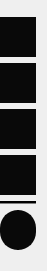
   <widget class="QWidget" name="verticalLayoutWidget">
    <property name="geometry">
     <rect>
      <x>0</x>
      <y>80</y>
      <width>42</width>
      <height>271</height>
     </rect>
    </property>
    <layout class="QVBoxLayout" name="hzlerisimlayout" stretch="0,0,0,0,0,0">
     <property name="spacing">
      <number>0</number>
     </property>
     <property name="sizeConstraint">
      <enum>QLayout::SetMinimumSize</enum>
     </property>
     <property name="leftMargin">
      <number>0</number>
     </property>
     <item>
      <widget class="QPushButton" name="youtube">
       <property name="sizePolicy">
        <sizepolicy hsizetype="Fixed" vsizetype="Fixed">
         <horstretch>0</horstretch>
         <verstretch>0</verstretch>
        </sizepolicy>
       </property>
       <property name="maximumSize">
        <size>
         <width>40</width>
         <height>40</height>
        </size>
       </property>
       <property name="styleSheet">
        <string notr="true">QPushButton{background-color: rgb(9, 9, 9);
border:2px solid rgb(9,9,9);
}
QPushButton:focus:pressed{ background-color: gray; }
QPushButton:focus{ background-color: rgb(9, 9, 9); }
QPushButton:hover{ background-color: rgb(54 ,54 ,54); }



</string>
       </property>
       <property name="text">
        <string/>
       </property>
       <property name="icon">
        <iconset>
         <normaloff>icons/youtube.png</normaloff>icons/youtube.png</iconset>
       </property>
       <property name="iconSize">
        <size>
         <width>25</width>
         <height>25</height>
        </size>
       </property>
       <property name="checkable">
        <bool>false</bool>
       </property>
       <property name="checked">
        <bool>false</bool>
       </property>
       <property name="autoRepeat">
        <bool>false</bool>
       </property>
       <property name="autoDefault">
        <bool>false</bool>
       </property>
       <property name="default">
        <bool>false</bool>
       </property>
       <property name="flat">
        <bool>false</bool>
       </property>
      </widget>
     </item>
     <item>
      <widget class="QPushButton" name="instagram">
       <property name="sizePolicy">
        <sizepolicy hsizetype="Fixed" vsizetype="Fixed">
         <horstretch>0</horstretch>
         <verstretch>0</verstretch>
        </sizepolicy>
       </property>
       <property name="maximumSize">
        <size>
         <width>40</width>
         <height>40</height>
        </size>
       </property>
       <property name="styleSheet">
        <string notr="true">QPushButton{background-color: rgb(9, 9, 9);
border:2px solid rgb(9,9,9);
}
QPushButton:focus:pressed{ background-color: gray; }
QPushButton:focus{ background-color: rgb(9, 9, 9); }
QPushButton:hover{ background-color: rgb(54 ,54 ,54); }


</string>
       </property>
       <property name="text">
        <string/>
       </property>
       <property name="icon">
        <iconset>
         <normaloff>icons/instagram.png</normaloff>icons/instagram.png</iconset>
       </property>
       <property name="iconSize">
        <size>
         <width>25</width>
         <height>25</height>
        </size>
       </property>
      </widget>
     </item>
     <item>
      <widget class="QPushButton" name="whatsapp">
       <property name="sizePolicy">
        <sizepolicy hsizetype="Fixed" vsizetype="Fixed">
         <horstretch>0</horstretch>
         <verstretch>0</verstretch>
        </sizepolicy>
       </property>
       <property name="maximumSize">
        <size>
         <width>40</width>
         <height>40</height>
        </size>
       </property>
       <property name="styleSheet">
        <string notr="true">QPushButton{background-color: rgb(9, 9, 9);
border:2px solid rgb(9,9,9);
}
QPushButton:focus:pressed{ background-color: gray; }
QPushButton:focus{ background-color: rgb(9, 9, 9); }
QPushButton:hover{ background-color: rgb(54 ,54 ,54); }
</string>
       </property>
       <property name="text">
        <string/>
       </property>
       <property name="icon">
        <iconset>
         <normaloff>icons/whatsapp.png</normaloff>icons/whatsapp.png</iconset>
       </property>
       <property name="iconSize">
        <size>
         <width>25</width>
         <height>25</height>
        </size>
       </property>
      </widget>
     </item>
     <item>
      <widget class="QPushButton" name="spotify">
       <property name="sizePolicy">
        <sizepolicy hsizetype="Fixed" vsizetype="Fixed">
         <horstretch>0</horstretch>
         <verstretch>0</verstretch>
        </sizepolicy>
       </property>
       <property name="maximumSize">
        <size>
         <width>40</width>
         <height>40</height>
        </size>
       </property>
       <property name="styleSheet">
        <string notr="true">QPushButton{background-color: rgb(9, 9, 9);
border:2px solid rgb(9,9,9);
}
QPushButton:focus:pressed{ background-color: gray; }
QPushButton:focus{ background-color: rgb(9, 9, 9); }
QPushButton:hover{ background-color: rgb(54 ,54 ,54); }
</string>
       </property>
       <property name="text">
        <string/>
       </property>
       <property name="icon">
        <iconset>
         <normaloff>icons/discord.png</normaloff>icons/discord.png</iconset>
       </property>
       <property name="iconSize">
        <size>
         <width>29</width>
         <height>29</height>
        </size>
       </property>
      </widget>
     </item>
     <item>
      <widget class="Line" name="line">
       <property name="maximumSize">
        <size>
         <width>39</width>
         <height>3</height>
        </size>
       </property>
       <property name="styleSheet">
        <string notr="true">background-color: rgb(127, 127, 127);
</string>
       </property>
       <property name="frameShadow">
        <enum>QFrame::Plain</enum>
       </property>
       <property name="lineWidth">
        <number>2</number>
       </property>
       <property name="midLineWidth">
        <number>-1</number>
       </property>
       <property name="orientation">
        <enum>Qt::Horizontal</enum>
       </property>
      </widget>
     </item>
     <item>
      <widget class="QPushButton" name="morebtn">
       <property name="sizePolicy">
        <sizepolicy hsizetype="Fixed" vsizetype="Fixed">
         <horstretch>0</horstretch>
         <verstretch>0</verstretch>
        </sizepolicy>
       </property>
       <property name="maximumSize">
        <size>
         <width>40</width>
         <height>40</height>
        </size>
       </property>
       <property name="styleSheet">
        <string notr="true">QPushButton{background-color: rgb(9, 9, 9);
border:2px solid rgb(9,9,9);}
QPushButton:disabled{ background-color: yellow; }
QPushButton:pressed{ background-color: orange; }
QPushButton:focus:pressed{ background-color: gray; }
QPushButton:focus{ background-color:rgb(9,9,9); }
QPushButton:hover{ background-color: rgb(54 ,54 ,54); }
QPushButton:!checked{ background-color:rgb(9,9,9); }
QPushButton:!checked:hover{ background-color: rgb(54 ,54 ,54) }
QPushButton:!checked:pressed{ background-color: gray; }


QPushButton{    
   
    border: 2px solid rgb(9,9,9);
    border-radius: 18px;      
}

</string>
       </property>
       <property name="text">
        <string/>
       </property>
       <property name="icon">
        <iconset>
         <normaloff>icons/more2.png</normaloff>
         <normalon>icons/more.png</normalon>icons/more2.png</iconset>
       </property>
       <property name="iconSize">
        <size>
         <width>25</width>
         <height>25</height>
        </size>
       </property>
       <property name="checkable">
        <bool>true</bool>
       </property>
       <property name="checked">
        <bool>false</bool>
       </property>
       <property name="autoDefault">
        <bool>false</bool>
       </property>
       <property name="flat">
        <bool>false</bool>
       </property>
      </widget>
     </item>
    </layout>
   </widget>
